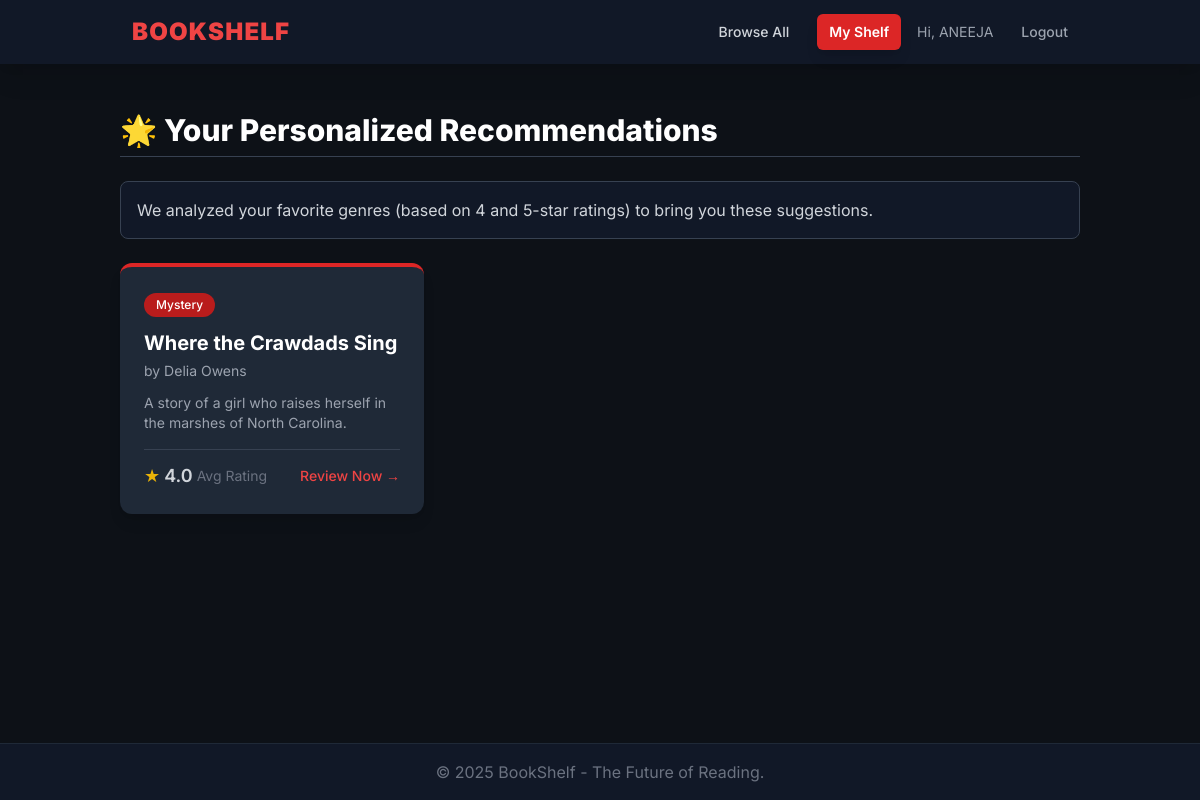
/recommendations (signed in), run on the app's committed database.
### tables this page shows
CREATE TABLE users (
                id INTEGER PRIMARY KEY AUTOINCREMENT,
                username TEXT UNIQUE NOT NULL,
                password_hash TEXT NOT NULL
            );

CREATE TABLE books (
                id INTEGER PRIMARY KEY AUTOINCREMENT,
                title TEXT NOT NULL,
                author TEXT NOT NULL,
                genre TEXT NOT NULL,
                description TEXT
            );

### app.py (the view)
@app.route('/recommendations')
@login_required
def recommendations():
    recommended_books = get_recommendations(current_user.id)
    return render_template('recommendations.html', recommended_books=recommended_books)

### app.py (called while the page is built)
def get_db():
    db = getattr(g, '_database', None)
    if db is None:
        os.makedirs(os.path.dirname(DATABASE), exist_ok=True)
        db = g._database = sqlite3.connect(
            DATABASE,
            detect_types=sqlite3.PARSE_DECLTYPES
        )
        db.row_factory = sqlite3.Row # Allows accessing columns by name
    return db

@app.teardown_appcontext
def close_connection(exception):
    db = getattr(g, '_database', None)
    if db is not None:
        db.close()

@login_manager.user_loader
def load_user(user_id):
    db = get_db()
    user_data = db.execute('SELECT id, username FROM users WHERE id = ?', (user_id,)).fetchone()
    if user_data:
        return User(user_data['id'], user_data['username'])
    return None

### templates/recommendations.html (shortened to what this page needs)
{% extends "base.html" %}
{% block content %}
<h1 class="text-3xl font-extrabold text-white mb-6 border-b border-gray-700 pb-2">
    🌟 Your Personalized Recommendations
</h1>
<div class="bg-gray-900 p-4 rounded-lg mb-6 border border-gray-700">
    <p class="text-gray-300">
        We analyzed your favorite genres (based on 4 and 5-star ratings) to bring you these suggestions.
    </p>
</div>
{% if recommended_books %}
    <div class="grid grid-cols-1 sm:grid-cols-2 lg:grid-cols-3 xl:grid-cols-4 gap-6">
        {% for book in recommended_books %}
        <a href="{{ url_for('book_detail', book_id=book.id) }}" class="block group">
            <div class="bg-gray-800 p-6 rounded-xl shadow-lg hover:shadow-2xl transition-shadow duration-300 h-full flex flex-col justify-between border-t-4 border-red-600">
                <div>
                    <span class="inline-block bg-red-700 text-white text-xs font-medium px-3 py-1 rounded-full mb-3">{{ book.genre }}</span>
                    <h2 class="text-xl font-bold text-white group-hover:text-red-500 transition-colors">{{ book.title }}</h2>
                    <p class="text-sm text-gray-400 mt-1 mb-3">by {{ book.author }}</p>
                    <p class="text-gray-400 text-sm line-clamp-3">{{ book.description }}</p>
                </div>
                <div class="mt-4 pt-3 border-t border-gray-700 flex items-center justify-between">
                    <div class="flex items-center">
                        <span class="text-yellow-500 text-lg mr-1">★</span>
                        {% if book.avg_rating %}
                            <span class="text-lg font-semibold text-gray-300">{{ "%.1f" | format(book.avg_rating) }}</span>
                            <span class="text-sm text-gray-500 ml-1">Avg Rating</span>
                        {% else %}
                            <span class="text-sm text-gray-500">Unrated</span>
                        {% endif %}
                    </div>
                    <span class="text-red-500 font-medium text-sm">Review Now →</span>
                </div>
            </div>
        </a>
        {% endfor %}
    </div>
{% endif %}
{% endblock %}

### templates/base.html (shortened to what this page needs)
<!DOCTYPE html>
<html lang="en">
<head>
    <script src="https://cdn.tailwindcss.com"></script>
</head>
<body class="min-h-screen flex flex-col">
    <nav class="bg-gray-900 shadow-xl sticky top-0 z-10">
        <div class="container mx-auto px-4 sm:px-6 lg:px-8">
            <div class="flex justify-between items-center h-16">
                <div class="flex-shrink-0">
                    <a href="{{ url_for('index') }}" class="text-red-500 text-2xl font-black tracking-wider rounded-md px-3 py-2 transition duration-150 ease-in-out">
                        BOOKSHELF
                    </a>
                </div>
                <div class="flex items-center space-x-4">
                    <a href="{{ url_for('index') }}" class="text-gray-300 hover:text-white px-3 py-2 rounded-md text-sm font-medium transition duration-150 ease-in-out">
                        Browse All
                    </a>
                    {% if current_user.is_authenticated %}
                        <a href="{{ url_for('recommendations') }}" class="bg-red-600 text-white hover:bg-red-700 px-3 py-2 rounded-md text-sm font-semibold transition duration-150 ease-in-out shadow-lg">
                            My Shelf
                        </a>
                        <span class="text-gray-400 text-sm hidden md:inline">
                            Hi, {{ current_user.username }}
                        </span>
                        <a href="{{ url_for('logout') }}" class="text-gray-400 hover:text-red-400 px-3 py-2 rounded-md text-sm font-medium transition duration-150 ease-in-out">
                            Logout
                        </a>
                    {% endif %}
                </div>
            </div>
        </div>
    </nav>
    <main class="flex-grow container mx-auto px-4 sm:px-6 lg:px-8 py-8">
        {% block content %}{% endblock %}
    </main>
    <footer class="bg-gray-900 text-gray-500 text-center py-4 mt-auto border-t border-gray-800">
        <p>&copy; 2025 BookShelf  - The Future of Reading.</p>
    </footer>
</body>
</html>

### templates/base.html (style rules this page uses)
body { font-family: 'Inter', sans-serif; background-color: #0d1117; color: #e6e6e6; }
.container { max-width: 1400px; }

### data on the page
users: username "ANEEJA"
books: genre "Mystery", title "Where the Crawdads Sing", author "Delia Owens", description "A story of a girl who raises herself in the marshes of North Carolina.", avg_rating "4.0"
